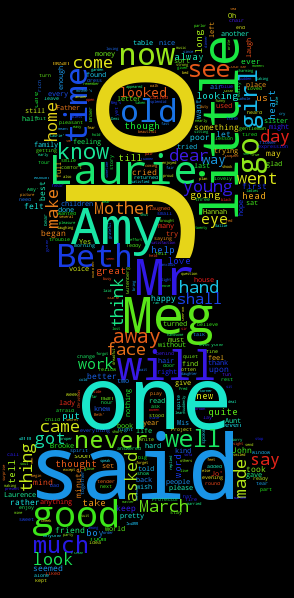

Here is the Python script that generated this plot:
from os import path
import os
from scipy.misc import imread
import matplotlib.pyplot as plt
import random

import urllib

from wordcloud import WordCloud, STOPWORDS

#change this to your taste
dpi = 1000

#i used wc to count the number of words in little_women.txt
number_of_words = 188986

def grey_color_func(word, font_size, position, orientation, random_state=None, **kwargs):
    return "hsl(0, 0%%, %d%%)" % random.randint(60, 100)

d = os.getcwd()
#you can find the original stencil in
#https://openclipart.org/detail/1196/kamma-rahbek-silhouette
filename = 'stencil.png'
mask = imread(path.join(d, filename))

# little women by louisa may alcott
filename = 'little_women.txt'
gutenberg_url = 'http://www.gutenberg.org/cache/epub/514/pg514.txt'
urllib.urlretrieve(gutenberg_url, filename)
text = open(filename).read()

# adding movie script specific stopwords
stopwords = STOPWORDS.copy()

wordcloud = WordCloud(max_words=number_of_words, mask=mask, stopwords=stopwords, margin=0,
               random_state=1).generate(text)

# store default colored image
plt.figure()
plt.axis("off")
plt.imshow( wordcloud )
filename='little_women.png'
plt.savefig(filename, dpi=dpi)
